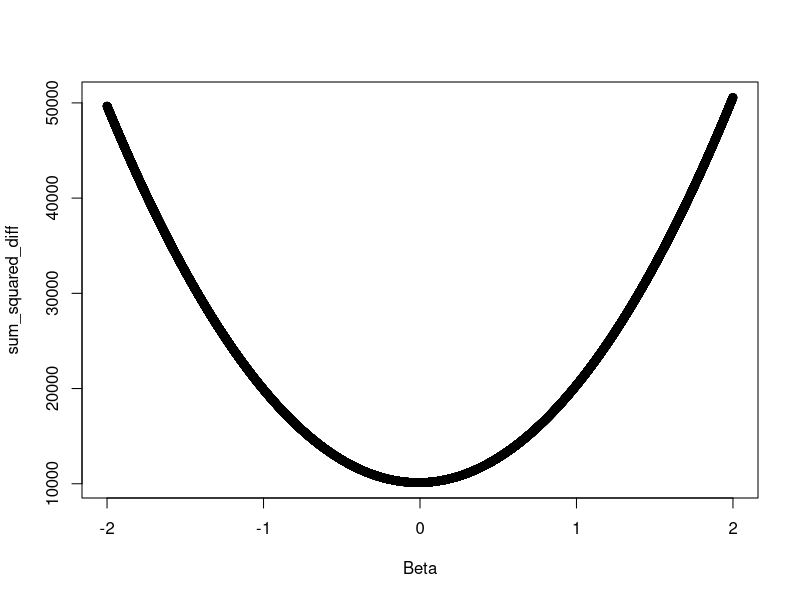

Write R code to recreate this figure. (Note: this script raises an error after producing the figure.)
## ---- chunk 1
set.seed(42)
N <- 10000
A <- rnorm(N)
## ---- chunk 2
(MU <- sum(A * (1/N)))
## ---- chunk 3
# Generate a lot of possible alpha values
Alpha <- seq(from = -2, to = 2, by = 0.0001)
sum_abs_diff <- sapply(Alpha, function(x) sum(abs(A-x)))
(alpha <- mean(Alpha[which(sum_abs_diff == min(sum_abs_diff))]))
## ---- chunk 4
all.equal(median(A), alpha, tolerance = 0.001)
## ---- chunk 5
rm(Alpha)
rm(sum_abs_diff)
## ---- chunk 6
# Generate a lot of possible $a$ values
Beta <- seq(from = -2, to = 2, by = 0.0001)
sum_squared_diff <- sapply(Beta, function(x) sum((A-x)^2))
plot(Beta, sum_squared_diff)
## ---- chunk 7
(beta <- Beta[which(sum_squared_diff == min(sum_squared_diff))])
## ---- chunk 8
all.equal(beta, MU, tolerance = 0.001)
## ---- chunk 9
rm(Beta)
rm(sum_squared_diff)
## ---- chunk 10
(VAR <- sum((A - MU)^2 * (1/N)))
## ---- chunk 11
(VAR.2 <- sum(A^2 * (1/N)) - MU^2)
## ---- chunk 12
(VAR.R <- var(A))
## ---- chunk 13
all.equal(VAR * N/(N-1), VAR.R)
## ---- chunk 14
# Take one 10-element random sample from the population
n <- 10
x <- sample(A, n)
## ---- chunk 15
# Sample mean
X_bar_1 <- sum(X_1  * (1/n))
## ---- chunk 16
# Sample variance
S2_1 <- sum((X_1 - X_bar_1)^2 * (1/n))
## ---- chunk 17
X_n <- replicate(99, sample(X, n), simplify = FALSE)
X_n <- c(list(X_1), X_n)
## ---- chunk 18
X_bar_n <- sapply(X_n, function(v) sum(v/n))
S2_n <- sapply(X_n, function(v) sum((v - sum(v/n))^2)/n)
## ---- chunk 19
hist(X, plot = TRUE)
## ---- chunk 20
qqnorm(X)
